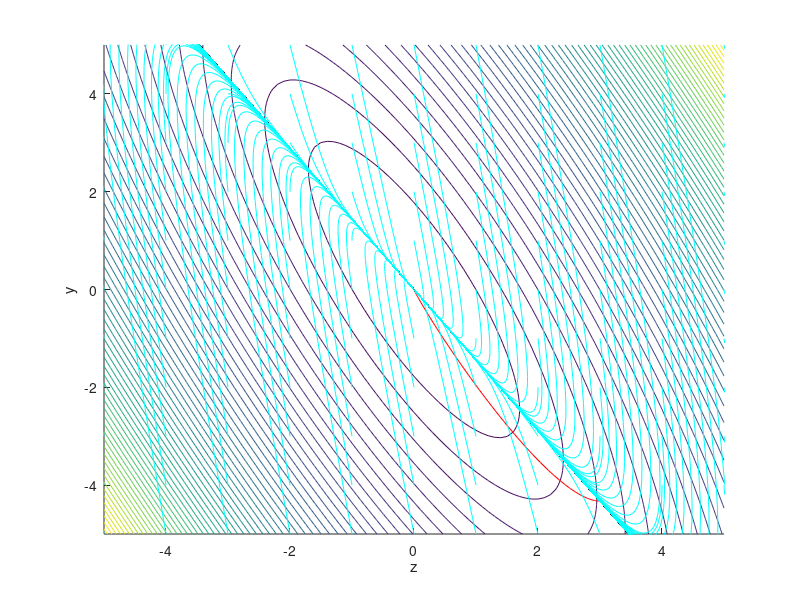
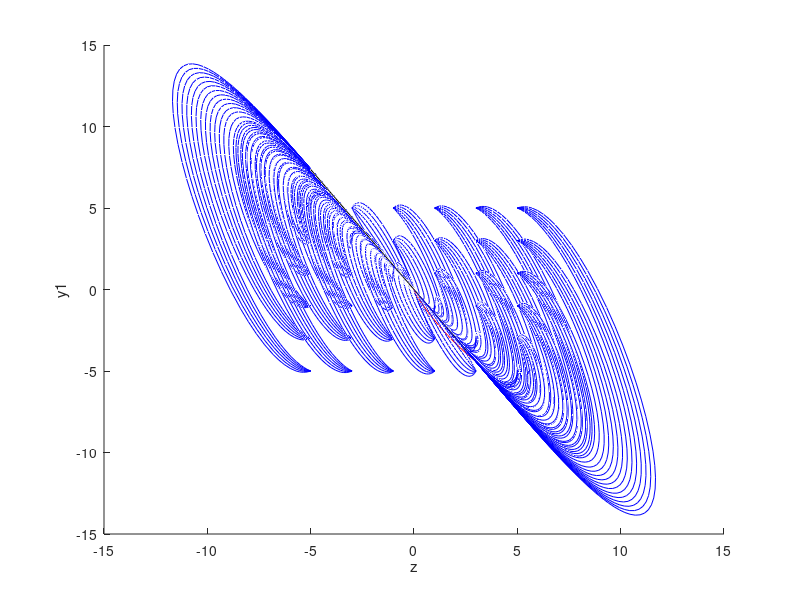
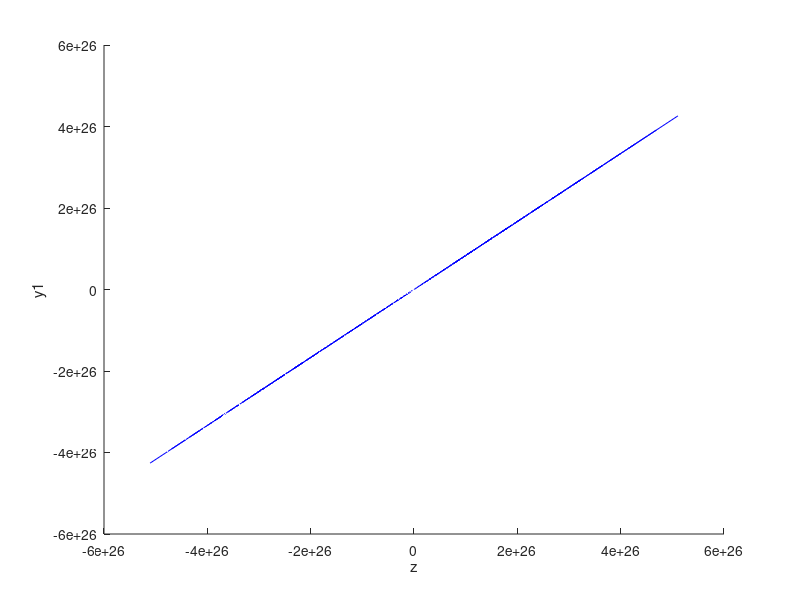

The MATLAB source for these figures, in order: (Note: this script raises an error after producing the figures.)
%% Setup (Linear system)
clear; clc; close all;

% % x = [y1 y2 z1 z2]'
% A = [0 1 0 0;
%     0 0 0 0;
%     0 0 0 1;
%     1 0 1 0];
% B = [0; 1; 0; 0];
% disp(rank(ctrb(A, B)) == 4)
% eig(A)
% Q = eye(4);
% R = 1;
% 
% sys = ss(A, B,[],[]);
% 
% % optimal feedback -Kx
% % value function V = x'Sx
% [K, S, P] = lqr(sys, Q, R);
% 
% %% Eval ICs
% z0 = [1; 1];
% eta_d = - S(1:2, 1:2) \ S(1:2, 3:4) * z0;
% 
% deta_d = - S(1:2, 1:2) \ S(1:2, 3:4) * A(3:4, :) * [eta_d; z0];

%% Easier System
A = [0 0; 1 1]; B = [1; 0];
Q = eye(2);
R = 1;

[K, S, P] = lqr(A, B, Q, R);
S11 = S(1, 1);
S12 = S(1, 2);

%% Plot Value Function
[y, z] = meshgrid(-5:0.1:5, -5:0.1:5);
v = y.^2 * S(1, 1) + 2 * y .* z * S(1, 2) + z.^2 * S(2, 2);
% figure()
% surf(z, y, v)
% xlabel('z')
% ylabel('y')

%% Examine optimal trajectory vs. min Value restricted to z.
y0 = - S12 * z / S11;

figure()
hold on
contour(z, y, v, linspace(0, 1000))
plot(reshape(z, 1, []), reshape(y0, 1, []), 'k')
xlabel('z')
ylabel('y')

z0IC = 3;
IC = [- S(1, 2) * z0IC / S(1, 1); z0IC];
[~, x] = ode45(@(t, x) A * x + B * (-K * x), [0, 10], IC);
plot(x(:, 2), x(:, 1), 'r')

[~, x] = ode45(@(t, x) A * x + B * ([0, -(1 - S12 / S11) * S12 / S11] * x), [0, 10], IC);
plot(x(:, 2), x(:, 1), 'g')
ylim([-5, 5])


%% Stabilize the black subspace
Kp = 5;
for r = -5:5
    for c = -5:5
        IC2 = [r; c];
        [~, x] = ode45(@(t, x) A * x + B * (-S12/S11 * [1 1] * x - Kp * [1 S12/S11] * x), [0, 10], IC2);
        plot(x(:, 2), x(:, 1), 'c')
    end
end
ylim([-5, 5])

%% Now consider a 3D System
A = [0 1 0; 0 0 0; 1 0 1]; B = [0; 1; 0];
eig(A)
Q = eye(3);
R = 1;

[K, S, P] = lqr(A, B, Q, R);
S11 = S(1:2, 1:2);
S12 = S(1:2, 3);

figure()
hold on
z = linspace(-5, 5);
y = - S11 \ S12 * z;
plot3(z', y(1, :), y(2, :), 'k')
xlabel('z')
ylabel('y1')
zlabel('y2')

z0 = 3;
y0 = - S11 \ S12 * z0;
[~, x] = ode45(@(t, x) A * x + B * (-K * x), [0, 10], [y0; z0]);
plot3(x(:, 3), x(:, 1), x(:, 2), 'r')

C = [eye(2) S11 \ S12];
Kp = 5; Kd = 4;
[~, x] = ode45(@(t, x) A * x + B * (-[1 0]*C*A*A*x - Kp*[1 0]*C*x - Kd*[1 0]*C*A*x), [0, 10], [y0; z0]);
plot3(x(:, 3), x(:, 1), x(:, 2), 'b')

%% Plot a bunch
for r = -5:2:5
    for c = -5:2:5
        for d = -5:2:5
            IC2 = [r; c; d];
            [~, x] = ode45(@(t, x) A * x + B * (-[1 0]*C*A*A*x - Kp*[1 0]*C*x - Kd*[1 0]*C*A*x), [0, 10], IC2);
            plot3(x(:, 3), x(:, 1), x(:, 2), 'b')
        end
    end
end

eig(A - B * ([1 0]*C*A*A + Kp*[1 0]*C + Kd*[1 0]*C*A))

%% Now consider a 3D System, ZD depend on y2
A = [0 1 0; 0 0 0; 0 1 1]; B = [0; 1; 0];
eig(A)
Q = eye(3);
R = 1;

[K, S, P] = lqr(A, B, Q, R);
S11 = S(1:2, 1:2);
S12 = S(1:2, 3);

figure()
hold on
z = linspace(-5, 5);
y = - S11 \ S12 * z;
plot3(z', y(1, :), y(2, :), 'k')
xlabel('z')
ylabel('y1')
zlabel('y2')

z0 = 3;
y0 = - S11 \ S12 * z0;
[~, x] = ode45(@(t, x) A * x + B * (-K * x), [0, 10], [y0; z0]);
plot3(x(:, 3), x(:, 1), x(:, 2), 'r')

C = [eye(2) S11 \ S12];
Kp = 5; Kd = 4;
% [~, x] = ode45(@(t, x) A * x + B * (-[1 0]*C*A*A*x - Kp*[1 0]*C*x - Kd*[1 0]*C*A*x), [0, 10], [y0; z0]);
[~, x] = ode45(@(t, x) A * x + B * ([1 2-Kp 2 - 2 * Kp] * x), [0, 20], [y0; z0]);
plot3(x(:, 3), x(:, 1), x(:, 2), 'b')

%% Plot a bunch
for r = -5:2:5
    for c = -5:2:5
        for d = -5:2:5
            IC2 = [r; c; d];
            [~, x] = ode45(@(t, x) A * x + B * (-[1 0]*C*A*A*x - Kp*[1 0]*C*x - Kd*[1 0]*C*A*x), [0, 10], IC2);
            plot3(x(:, 3), x(:, 1), x(:, 2), 'b')
        end
    end
end

eig(A - B * ([1 0]*C*A*A + Kp*[1 0]*C + Kd*[1 0]*C*A))

%% Stabilize a subspace y = -Kp * z
close all
figure(1)
xlabel('z')
ylabel('y')
zlabel('doty')
hold on
A = [0 1 0; 0 0 0; 1 1 1]; B = [0; 1; 0];

% now stabilize the subspace y = -Kp * z
Kp = 5; % Nice stability
% Kp = 0.1; % Unstable
% Kp = 1.1; % Stable (surface barely stable)
% Kp = 0.9; % Unstable (surface barely unstable)
C = [1 0 Kp];

disp((1 - A(3, 2) / (1 + Kp * A(3,2)) * Kp) * (A(3,3) - A(3,1) * Kp))

[x, y] = meshgrid(-5:5, -5:5);
z = -x / Kp;
surf(z, x, y,'edgecolor','none')
shading interp
alpha(0.2)
hold off;
Kp1 = 10; 
Kd1 = 6;
Az = A(3, :);
for r = -5:2:5
    for c = -5:2:5
        for d = -5:2:5
            figure(1)
            hold on
            IC2 = [r; c; d];
            [t, x] = ode45(@(t, x) A * x + B * 1/(Kp * Az * B) * (-Kp * Az * A * x - Kp1 * C * x - Kd1 * (Kp * Az + [0 1 0]) * x), [0, 10], IC2);
            plot3(x(:, 3), x(:, 1), x(:, 2), 'b')
            hold off

            figure(2)
            subplot(2,1,1)
            hold on
            plot(t, x(:, 1) + Kp * x(:,3))
            hold off
            subplot(2,1,2)
            hold on
            plot(t, (Kp * Az + [0 1 0]) * x')

        end
    end
end
subplot(2,1,1)
xlabel('t')
ylabel('error from subspace y = -Kp z')

subplot(2,1,2)
xlabel('t')
ylabel('error dot from subspace y = -Kp z')

%% Root Locusish ideas
A = [0 1 0; 0 0 0; 1 10 1]; B = [0; 1; 0];
figure()
K = linspace(0, 10);
plot(K, (1 - A(3, 2) ./ (1 + K .* A(3,2)) .* K) .* (A(3,3) - A(3,1) .* K))
xlabel('K')
ylabel('a s.t. dotz = a z')
grid on


%% Compton System
k = 1; b = 0.2; m = 1;
% Nominal Dynamics with x = [x1 x2 x1dot x2dot]
Anom = [0 0 1 0;
     0 0 0 1;
     -k/m k/m -b/m b/m;
     k/m -k/m b/m -b/m];
Bnom = [0; 0; 1; 0];

% Choose the output collocated with actuator: y = x1, dy = x1dot, z1 = x2,
% z2 = x2dot
DPhi = [1 0 0 0; 0 0 1 0; 0 1 0 0; 0 0 0 1];
A = DPhi * Anom / DPhi;
B = DPhi * Bnom;

% Feedback linearize output with u = - A(2, :)x + v
Ap = A - B * A(2, :);

% Segment matrices
Ay = Ap(3:4, 1);
Adoty = Ap(3:4, 2);
Az = Ap(3:4, 3:4);

% Design yd to stabilize the z dynamics
Q = eye(2);
R = 1;
[Kz, S, p] = lqr(Az, Ay, Q, R);
G = 10;
Kz = [G 2*sqrt(G)];

% Check if this stabilizes the whole system state
Az_feedback = ((1 - Adoty / (1 + Kz * Adoty) * Kz) * (Az - Ay * Kz));
eig(Az_feedback)

% Now stabilize the surface yd = -K * z
C = [1 0 Kz];
Kp = 5;
Kd = 4;
k_x = @(x) 1 / (C * A * B) * (- C * A * A - Kp * C - Kd * C * A) * x; 

% And of course try it
fh1 = figure(4); clf
fh2 = figure(5); clf
fh3 = figure(6); clf
z1 = 1;
z2 = 2;
for y1 = -5:5
    for y2 = -5:5
        Phi0 = [y1; y2; z1; z2];
        [t, x] = ode45(@(t, x) A * x + B * (-A(2, :) * x + k_x(x)), [0, 10], Phi0);

        figure(fh1)
        subplot(1,2,1)
        hold on
        plot(x(:, 1), x(:, 2), 'b')
        subplot(1, 2, 2)
        hold on
        plot(x(:, 3), x(:, 4), 'b')

        figure(fh2)
        subplot(2,1,1)
        hold on
        plot(t, C * x')
        subplot(2,1,2)
        hold on
        plot(t, C * A * x')

        figure(fh3)
        for i = 1:4
            subplot(4,1,i)
            hold on
            plot(t, x(:, i))
        end
    end
end

figure(fh1)
subplot(1,2,1)
xlabel('y')
ylabel('dy')
hold off
subplot(1,2,2)
xlabel('z1')
ylabel('z2')
hold off

figure(fh2)
subplot(2, 1, 1)
xlabel('t')
ylabel('e')
hold off
subplot(2, 1, 2)
xlabel('t')
ylabel('de')
hold off
